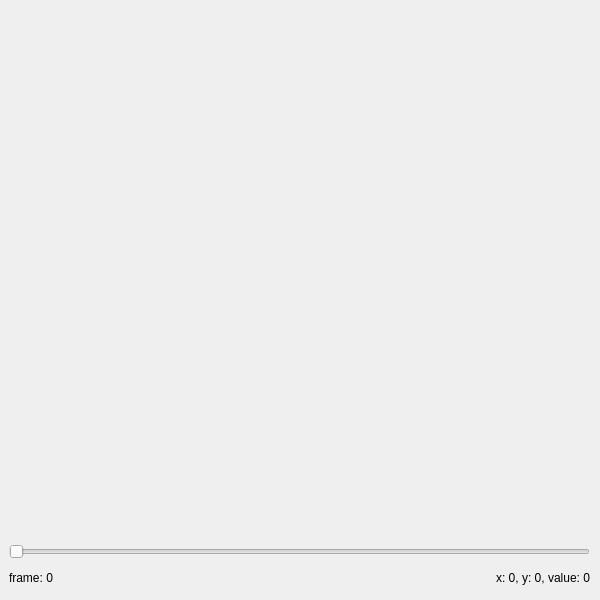
<?xml version="1.0" encoding="UTF-8"?>
<ui version="4.0">
 <class>time_series_viewer</class>
 <widget class="QWidget" name="time_series_viewer">
  <property name="geometry">
   <rect>
    <x>0</x>
    <y>0</y>
    <width>600</width>
    <height>600</height>
   </rect>
  </property>
  <property name="windowTitle">
   <string>Form</string>
  </property>
  <widget class="QWidget" name="layoutWidget">
   <property name="geometry">
    <rect>
     <x>9</x>
     <y>10</y>
     <width>581</width>
     <height>581</height>
    </rect>
   </property>
   <layout class="QVBoxLayout" name="verticalLayout" stretch="20,1,1">
    <item>
     <widget class="ImageView" name="image" native="true"/>
    </item>
    <item>
     <widget class="QSlider" name="frame_slider">
      <property name="orientation">
       <enum>Qt::Horizontal</enum>
      </property>
     </widget>
    </item>
    <item>
     <layout class="QHBoxLayout" name="horizontalLayout_2">
      <item>
       <widget class="QLabel" name="frame_label">
        <property name="text">
         <string>frame: 0</string>
        </property>
       </widget>
      </item>
      <item>
       <widget class="QLabel" name="image_label">
        <property name="text">
         <string>x: 0, y: 0, value: 0</string>
        </property>
        <property name="alignment">
         <set>Qt::AlignRight|Qt::AlignTrailing|Qt::AlignVCenter</set>
        </property>
       </widget>
      </item>
     </layout>
    </item>
   </layout>
  </widget>
 </widget>
 <customwidgets>
  <customwidget>
   <class>ImageView</class>
   <extends>QWidget</extends>
   <header>pyqtgraph</header>
   <container>1</container>
  </customwidget>
 </customwidgets>
 <resources/>
 <connections/>
</ui>
